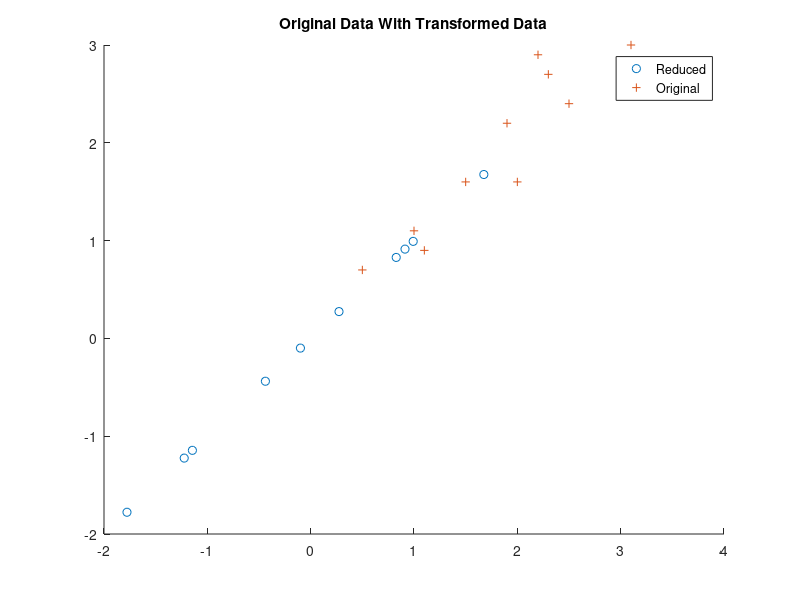

This chart was generated by the following MATLAB code:
%{
==============================================================================
==============================================================================
Name: Andrew Loop-Perez
ID: 006198799
Course: CSE 516 Winter 2020
Assignment: Lab #2
==============================================================================
==============================================================================
%}

% Original data
D = [2.5 0.5 2.2 1.9 3.1 2.3 2 1 1.5 1.1; 
       2.4 0.7 2.9 2.2 3.0 2.7 1.6 1.1 1.6 0.9];

X = D(1,:);
Y = D(2,:);
       
% Original Graph
scatter(D(1,:), D(2, :), 'filled')
title('Original Data')
clf

% Normalize the original data
X_norm = D(1,:) - mean(D(1,:));
Y_norm = D(2,:) - mean(D(2,:));
D_norm = [X_norm; Y_norm];

% Get the covariance matrix, the eigenvectors, and the eigenvalues
D_norm = transpose(D_norm)
[m n] = size(D_norm)
cov = (1/m)*(D_norm' * D_norm)
[V D W] = eig(cov)

% Plot noralized data and principle component
plot(linspace(-2,2), V(:,1) * linspace(-2,2))
hold on 
scatter(X_norm, Y_norm, 'filled')
title("Normalized Data With Primary Components")
clf

% Get the reduced data
V_reduce = V(:,2)
Z = D_norm * V_reduce
plot(Z, 'bo')
title("Data In New Space")
clf
scatter(Z, Z)
title("Data With Reduced Dimension")
hold on

% Reduced data and original data
scatter(X, Y, '+')
title("Original Data With Transformed Data")
legend("Reduced", "Original")

%plot(new_D, "b+")

%{
[m n] = size(D_norm);
covariance = D_norm * transpose(D_norm)
[V D W] = eig(covariance)

PC1 = V(:,1)
PC2 = V(:,2)

a = linspace(-2,2);
PC = PC1 * a;

PC1_trans = transpose(PC1)
PC2_trans = transpose(PC2)

T = [PC1_trans; PC2_trans]

pc1a = [-0.735178656 0.677873399]

%test = PC1_trans * D_norm
%test2 = transpose(test)
testa = pc1a * D_norm
plot(testa, 'b+')

%plot(a, PC)
%hold on
%scatter(X_norm, Y_norm, 'filled')
%title("Normalized Data With Primary Components")

final = transpose(D_norm) * transpose(V);
%plot(final, "b+")

orig = (final * transpose(V)) + mean(D);
%scatter(X, Y, '+')
%hold on
%scatter(orig(:,1), orig(:,2))
%}